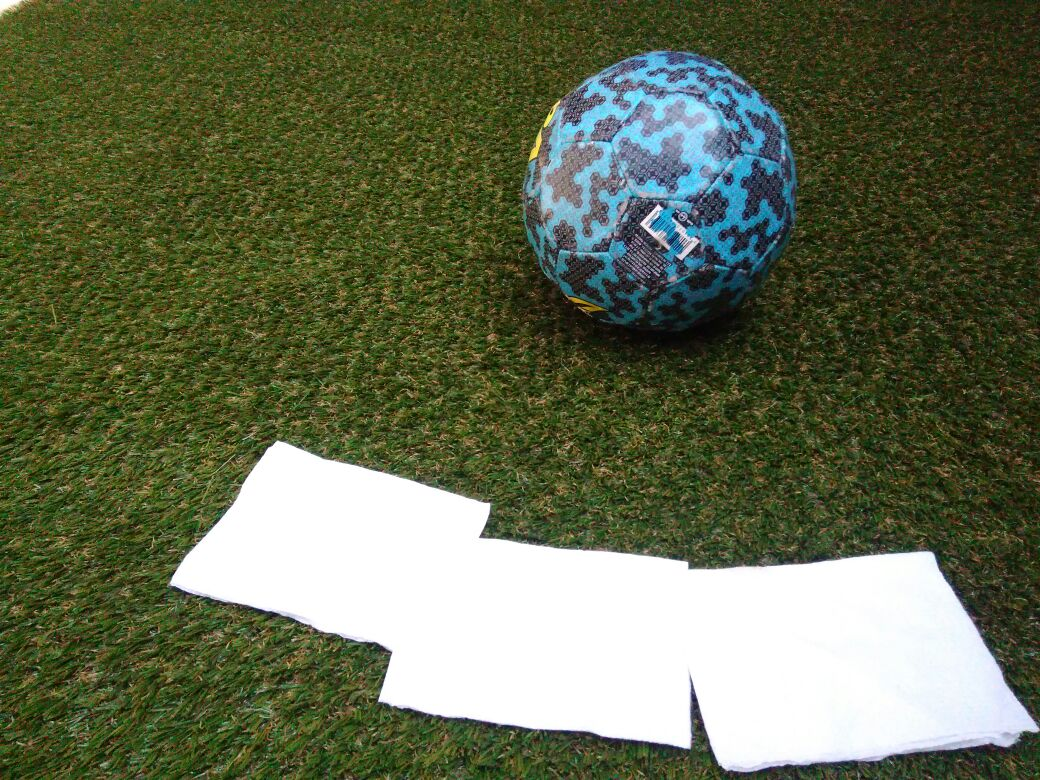
#> input picture Respaldo programas TMR2017/openCV pruebas/balon.jpeg, 1040 x 780 px, given in place of the camera
$ python pp.py
#> lines starting #> are read from the running program, lines starting #| are printed output that depends on the picture; after the words box and inside, x2 and y2 are one past the last pixel; in counts of white or black regions, pixels touching at a corner belong together
import numpy as np
import cv2

def nothing(x):
    pass
# Creamos una variable de camara y asigamos la primera camara disponible con "0"
cap = cv2.VideoCapture(1)
cv2.namedWindow('Configuracion')

# Crearemos los controles para indicar el color que seguiremos

cv2.createTrackbar ('H min', 'Configuracion', 0,256,nothing)
#> slider 'H min' is set to 51
cv2.createTrackbar ('H max', 'Configuracion', 0,256,nothing)
#> slider 'H max' is set to 256
cv2.createTrackbar ('S min', 'Configuracion', 0,256,nothing)
#> slider 'S min' is set to 51
cv2.createTrackbar ('S max', 'Configuracion', 0,256,nothing)
#> slider 'S max' is set to 256
cv2.createTrackbar ('V min', 'Configuracion', 0,256,nothing)
#> slider 'V min' is set to 51
cv2.createTrackbar ('V max', 'Configuracion', 0,256,nothing)
#> slider 'V max' is set to 256

# Iniciamos el bucle de captura, en el que leemos cada frame de la captura
while(True):
	ret, frame = cap.read()
#> frame is the input picture: shape (780, 1040, 3); mean B, G, R 79.2, 106.6, 98.7
	if not ret: continue
	hsv = cv2.cvtColor(frame, cv2.COLOR_BGR2HSV) #Convertimos imagen a HSV
#> hsv: shape (780, 1040, 3); mean H, S, V 39.5, 124.5, 109.8
	if not ret: continue
	# Asignamos las variables del rango de color que seguiremos
	Hmin = cv2.getTrackbarPos('H min', 'Configuracion')
	Hmax = cv2.getTrackbarPos('H max', 'Configuracion')
	Smin = cv2.getTrackbarPos('S min', 'Configuracion')
	Smax = cv2.getTrackbarPos('S max', 'Configuracion')
	Vmin = cv2.getTrackbarPos('V min', 'Configuracion')
	Vmax = cv2.getTrackbarPos('V max', 'Configuracion')

	# Aqui mostramos la imagen en blanco o negro segun el rango de colores.
	bn_img = cv2.inRange(hsv, np.array((Hmin,Smin,Vmin)), np.array((Hmax,Vmax,Smax)))
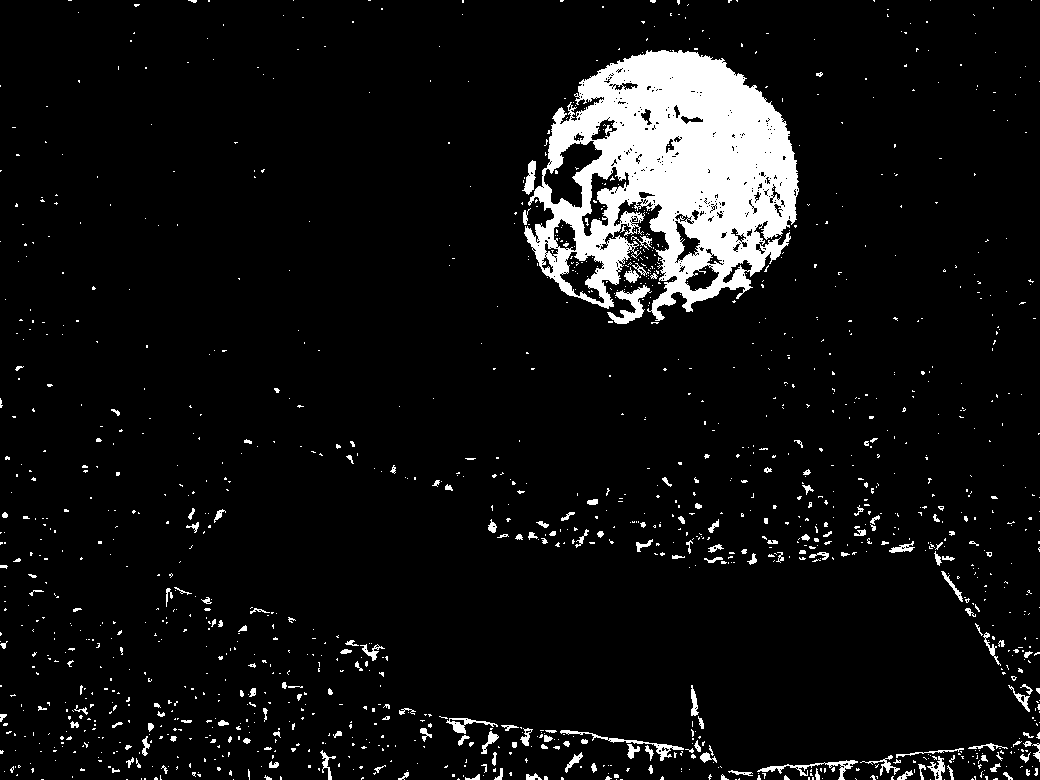
#> bn_img: shape (780, 1040); 7.1% white; 1367 white regions (1184 under 20 px), largest, box (x1, y1, x2, y2) and area: (524, 50, 799, 321) 41994, (607, 285, 652, 324) 652, (560, 730, 684, 761) 453

	# Limpiamos la imagen de imperfecciones con los filtros erode y dilate
	bn_img = cv2.erode (bn_img,cv2.getStructuringElement(cv2.MORPH_RECT,(3,3)),iterations = 1)
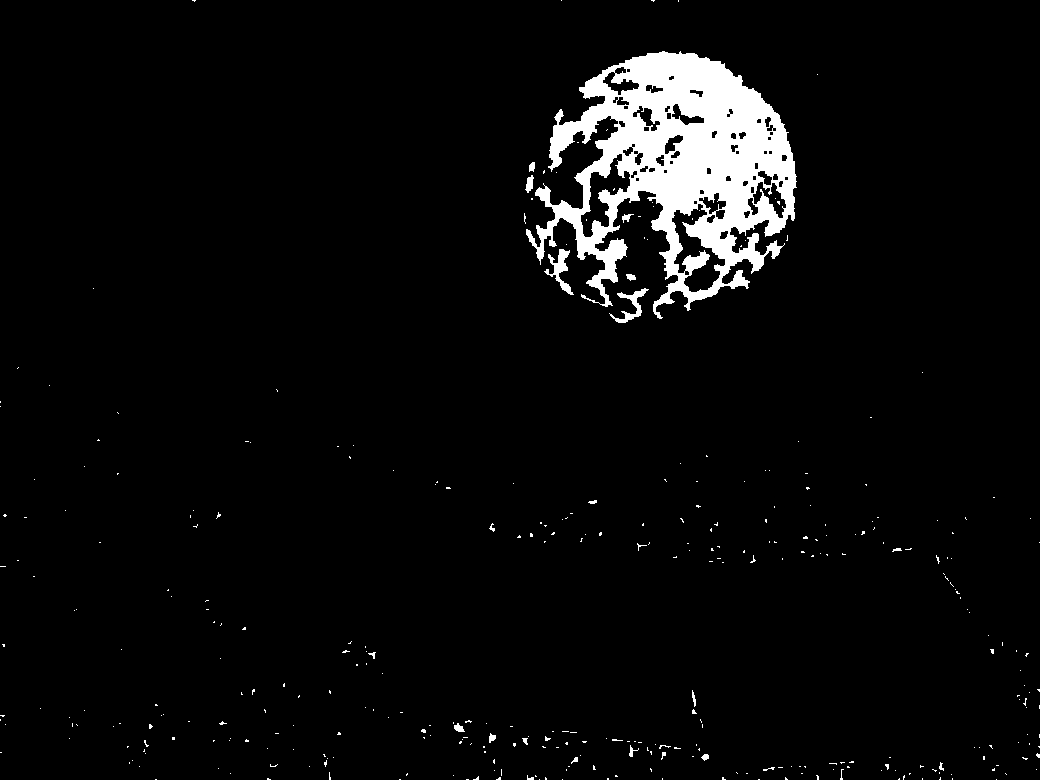
#> bn_img: shape (780, 1040); 4.5% white; 358 white regions (336 under 20 px), largest, box (x1, y1, x2, y2) and area: (526, 51, 797, 319) 33172, (544, 249, 574, 295) 439, (609, 288, 649, 323) 386
	bn_img = cv2.dilate (bn_img,cv2.getStructuringElement(cv2.MORPH_RECT,(5,5)),iterations = 1)
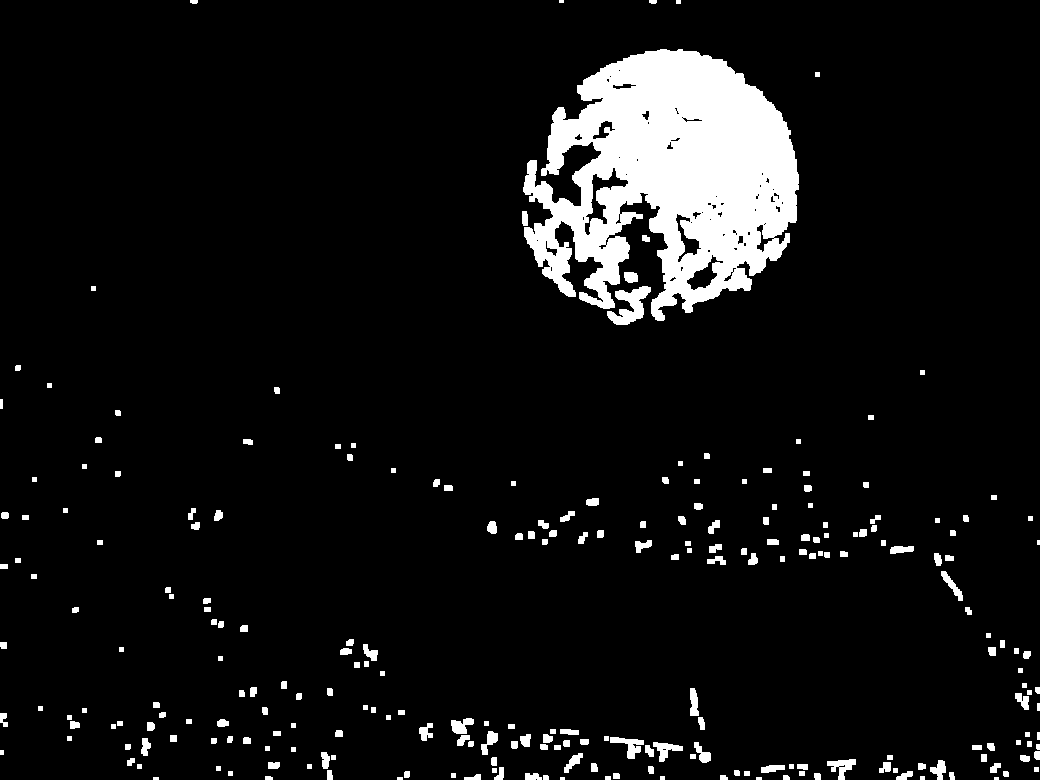
#> bn_img: shape (780, 1040); 7.4% white; 249 white regions (7 under 20 px), largest, box (x1, y1, x2, y2) and area: (523, 49, 799, 321) 45895, (607, 286, 651, 325) 865, (610, 737, 644, 759) 329
	# Localizamos la posicion del objeto
	M = cv2.moments(bn_img)
#> M = moments, m00 15282150, centre m10/m00, m01/m00 = (650.4, 279.8)
	if M['m00']>50000:
	    cx = int(M['m10']/M['m00'])
#> cx = 650
	    cy = int(M['m01']/M['m00'])
#> cy = 279
	# Mostramos un circulo verde en la posicion en la que se encuentra el objeto
	    cv2.circle (frame,(cx,cy),20,(0,255,0), 2)
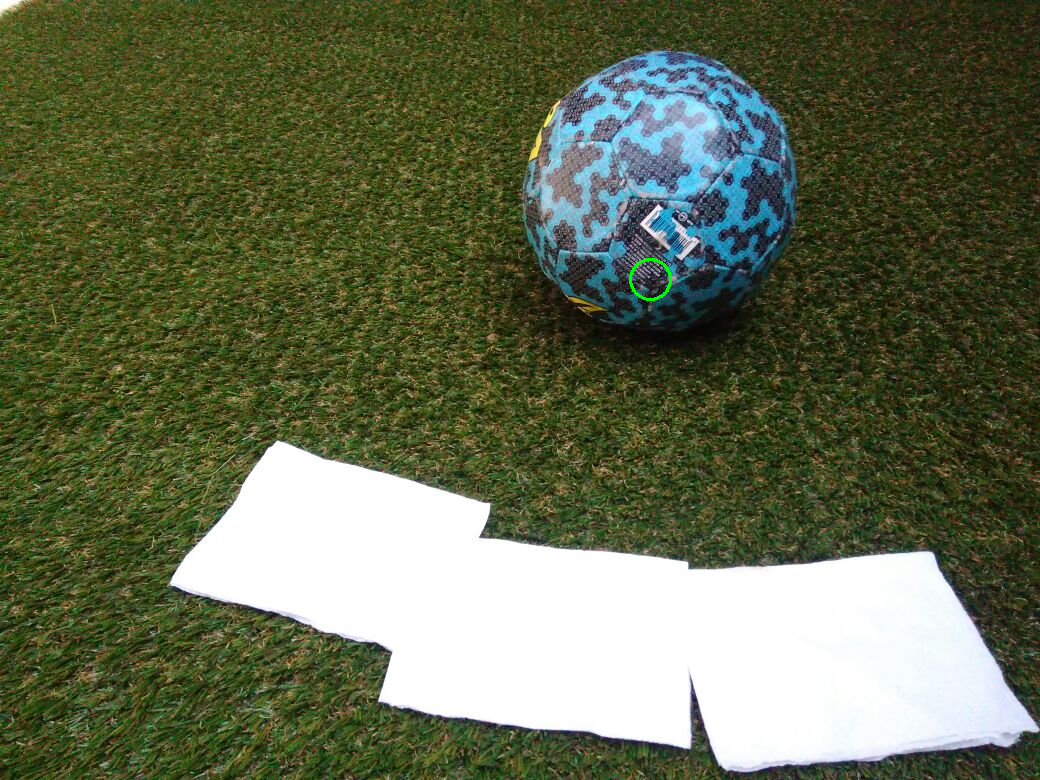
#> frame: shape (780, 1040, 3); 0.05% of pixels changed, all inside (x1, y1, x2, y2) = (629, 258, 672, 301)


	# Creamos las ventanas de salida y configuracion
	cv2.imshow('Salida', frame)
	cv2.imshow('inRange', bn_img)

	if cv2.waitKey(30) & 0xFF == ord('q'): # Indicamos que al pulsar "q" el programa se cierre
#> (key q is pressed here)
	    break

cap.release()
cv2.destroyAllWindows()
